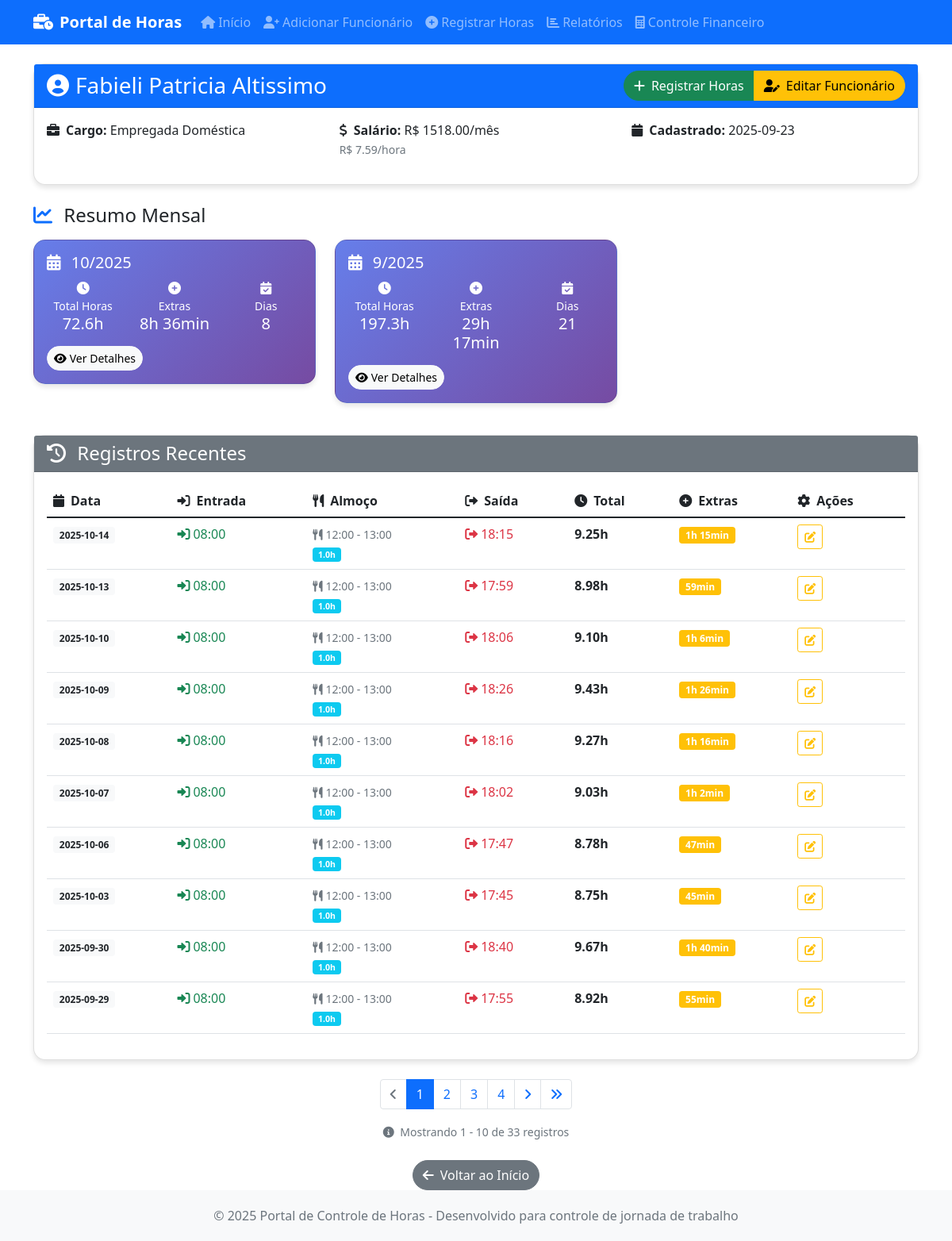
The page /funcionario/Fabieli Patricia Altissimo/page/1 on the database its author committed.
### tables this page shows
CREATE TABLE funcionarios (
            id INTEGER PRIMARY KEY AUTOINCREMENT,
            nome TEXT NOT NULL UNIQUE,
            cargo TEXT NOT NULL,
            salario_mensal REAL NOT NULL,
            salario_hora REAL NOT NULL,
            horas_mensais INTEGER NOT NULL DEFAULT 220,
            data_cadastro DATE NOT NULL,
            ativo BOOLEAN NOT NULL DEFAULT 1,
            created_at TIMESTAMP DEFAULT CURRENT_TIMESTAMP,
            updated_at TIMESTAMP DEFAULT CURRENT_TIMESTAMP
        , desconto REAL DEFAULT 0.00);

CREATE TABLE registros_ponto (
            id INTEGER PRIMARY KEY AUTOINCREMENT,
            funcionario_id INTEGER NOT NULL,
            data DATE NOT NULL,
            dia INTEGER NOT NULL,
            mes INTEGER NOT NULL,
            ano INTEGER NOT NULL,
            hora_entrada TIME NOT NULL,
            hora_saida_almoco TIME NOT NULL,
            hora_volta_almoco TIME NOT NULL,
            hora_saida TIME NOT NULL,
            tempo_almoco REAL NOT NULL,
            horas_trabalhadas REAL NOT NULL,
            horas_extras REAL NOT NULL,
            data_registro TIMESTAMP NOT NULL,
            data_edicao TIMESTAMP NULL,
            created_at TIMESTAMP DEFAULT CURRENT_TIMESTAMP,
            updated_at TIMESTAMP DEFAULT CURRENT_TIMESTAMP,
            FOREIGN KEY (funcionario_id) REFERENCES funcionarios (id),
            UNIQUE(funcionario_id, data)
        );

### index.py (the view)
@app.route('/funcionario/<nome>')
@app.route('/funcionario/<nome>/page/<int:page>')
def visualizar_funcionario(nome, page=1):
    query = "SELECT * FROM funcionarios WHERE nome = ? AND ativo = 1"
    funcionario_data = DatabaseManager.execute_query(query, (nome,), fetch_one=True)
    if not funcionario_data:
        flash('Funcionário não encontrado!', 'error')
        return redirect(url_for('index'))
    per_page = 10  # 10 registros por página
    offset = (page - 1) * per_page
    count_query = "SELECT COUNT(*) as total FROM registros_ponto WHERE funcionario_id = ?"
    total_result = DatabaseManager.execute_query(count_query, (funcionario_data['id'],), fetch_one=True)
    total_registros = total_result['total'] if total_result else 0
    query = """
        SELECT * FROM registros_ponto
        WHERE funcionario_id = ?
        ORDER BY ano DESC, mes DESC, dia DESC
        LIMIT ? OFFSET ?
    """
    registros = DatabaseManager.execute_query(query, (funcionario_data['id'], per_page, offset), fetch_all=True)
    meses_anos = set((r['mes'], r['ano']) for r in registros)
    totais_mensais = []
    for mes, ano in meses_anos:
        total_mensal = calcular_total_mensal(funcionario_data['id'], mes, ano)
        totais_mensais.append({
            'mes': mes,
            'ano': ano,
            'total_horas': total_mensal['total_horas'],
            'total_extras': total_mensal['total_extras'],
            'dias_trabalhados': total_mensal['dias_trabalhados']
        })
    totais_mensais.sort(key=lambda x: (x['ano'], x['mes']), reverse=True)
    total_pages = (total_registros + per_page - 1) // per_page  # Ceiling division
    has_prev = page > 1
    has_next = page < total_pages
    prev_page = page - 1 if has_prev else None
    next_page = page + 1 if has_next else None
    pagination_info = {
        'page': page,
        'per_page': per_page,
        'total': total_registros,
        'total_pages': total_pages,
        'has_prev': has_prev,
        'has_next': has_next,
        'prev_page': prev_page,
        'next_page': next_page
    }
    return render_template('funcionario.html',
                         nome=nome,
                         registros=registros,
                         totais_mensais=totais_mensais,
                         funcionario_data=funcionario_data,
                         pagination=pagination_info)

### templates/funcionario.html (shortened to what this page needs)
{% extends "base.html" %}
{% block content %}
<div class="row">
    <div class="col-12">
        <div class="card mb-4">
            <div class="card-header bg-primary text-white">
                <div class="row align-items-center">
                    <div class="col">
                        <h3 class="mb-0">
                            <i class="fas fa-user-circle me-2"></i>{{ nome }}
                        </h3>
                    </div>
                    <div class="col-auto">
                        <div class="btn-group" role="group">
                            <a href="{{ url_for('registrar_horas') }}" class="btn btn-success btn-custom">
                                <i class="fas fa-plus me-2"></i>Registrar Horas
                            </a>
                            <a href="{{ url_for('editar_funcionario', nome=nome) }}" class="btn btn-warning btn-custom">
                                <i class="fas fa-user-edit me-2"></i>Editar Funcionário
                            </a>
                        </div>
                    </div>
                </div>
            </div>
            <div class="card-body">
                {% if funcionario_data %}
                <div class="row">
                    <div class="col-md-4">
                        <p><strong><i class="fas fa-briefcase me-2"></i>Cargo:</strong> {{ funcionario_data.cargo }}</p>
                    </div>
                    <div class="col-md-4">
                        <p><strong><i class="fas fa-dollar-sign me-2"></i>Salário:</strong>
                        {% if funcionario_data.salario_mensal %}
                            R$ {{ "%.2f"|format(funcionario_data.salario_mensal) }}/mês
                        {% else %}
                            R$ {{ "%.2f"|format(funcionario_data.salario_hora * 200) }}/mês
                        {% endif %}
                        <br><small class="text-muted">R$ {{ "%.2f"|format(funcionario_data.salario_hora) }}/hora</small>
                        </p>
                    </div>
                    <div class="col-md-4">
                        <p><strong><i class="fas fa-calendar me-2"></i>Cadastrado:</strong> {{ funcionario_data.data_cadastro }}</p>
                    </div>
                </div>
                {% endif %}
            </div>
        </div>
    </div>
</div>
{% if totais_mensais %}
<div class="row mb-4">
    <div class="col-12">
        <h4 class="mb-3">
            <i class="fas fa-chart-line text-primary me-2"></i>
            Resumo Mensal
        </h4>
    </div>
    {% for total in totais_mensais %}
    <div class="col-lg-4 col-md-6 mb-3">
        <div class="card stats-card text-white">
            <div class="card-body">
                <h5 class="card-title">
                    <i class="fas fa-calendar-alt me-2"></i>
                    {{ total.mes }}/{{ total.ano }}
                </h5>
                <div class="row text-center">
                    <div class="col-4">
                        <div class="mb-2">
                            <i class="fas fa-clock"></i>
                            <div class="small">Total Horas</div>
                            <div class="h5">{{ "%.1f"|format(total.total_horas) }}h</div>
                        </div>
                    </div>
                    <div class="col-4">
                        <div class="mb-2">
                            <i class="fas fa-plus-circle"></i>
                            <div class="small">Extras</div>
                            <div class="h5">{{ total.total_extras|horas_hm }}</div>
                        </div>
                    </div>
                    <div class="col-4">
                        <div class="mb-2">
                            <i class="fas fa-calendar-check"></i>
                            <div class="small">Dias</div>
                            <div class="h5">{{ total.dias_trabalhados }}</div>
                        </div>
                    </div>
                </div>
                <div class="mt-2">
                    <a href="{{ url_for('relatorio_mensal', funcionario_nome=nome, mes=total.mes, ano=total.ano) }}"
                       class="btn btn-light btn-sm btn-custom">
                        <i class="fas fa-eye me-1"></i>Ver Detalhes
                    </a>
                </div>
            </div>
        </div>
    </div>
    {% endfor %}
</div>
{% endif %}
{% if registros %}
<div class="row">
    <div class="col-12">
        <div class="card">
            <div class="card-header bg-secondary text-white">
                <h4 class="mb-0">
                    <i class="fas fa-history me-2"></i>
                    Registros Recentes
                </h4>
            </div>
            <div class="card-body">
                <div class="table-responsive">
                    <table class="table table-hover">
                        <thead>
                            <tr>
                                <th><i class="fas fa-calendar me-2"></i>Data</th>
                                <th><i class="fas fa-sign-in-alt me-2"></i>Entrada</th>
                                <th><i class="fas fa-utensils me-2"></i>Almoço</th>
                                <th><i class="fas fa-sign-out-alt me-2"></i>Saída</th>
                                <th><i class="fas fa-clock me-2"></i>Total</th>
                                <th><i class="fas fa-plus-circle me-2"></i>Extras</th>
                                <th><i class="fas fa-cog me-2"></i>Ações</th>
                            </tr>
                        </thead>
                        <tbody>
                            {% for registro in registros[:10] %}
                            <tr>
                                <td>
                                    <span class="badge bg-light text-dark">
                                        {{ registro.data }}
                                    </span>
                                </td>
                                <td>
                                    <span class="text-success">
                                        <i class="fas fa-sign-in-alt me-1"></i>{{ registro.hora_entrada }}
                                    </span>
                                </td>
                                <td>
                                    {% if registro.hora_saida_almoco %}
                                    <small class="text-muted">
                                        <i class="fas fa-utensils me-1"></i>{{ registro.hora_saida_almoco }} - {{ registro.hora_volta_almoco }}
                                        <br><span class="badge bg-info">{{ "%.1f"|format(registro.tempo_almoco) }}h</span>
                                    </small>
                                    {% else %}
                                    <span class="text-muted">-</span>
                                    {% endif %}
                                </td>
                                <td>
                                    <span class="text-danger">
                                        <i class="fas fa-sign-out-alt me-1"></i>{{ registro.hora_saida }}
                                    </span>
                                </td>
                                <td>
                                    <strong>{{ "%.2f"|format(registro.horas_trabalhadas) }}h</strong>
                                </td>
                                <td>
                                    {% if registro.horas_extras > 0 %}
                                        <span class="badge bg-warning">
                                            {{ registro.horas_extras|horas_hm }}
                                        </span>
                                    {% else %}
                                        <span class="text-muted">-</span>
                                    {% endif %}
                                </td>
                                <td>
                                    <div class="btn-group btn-group-sm" role="group">
                                        <a href="{{ url_for('editar_registro', registro_id=registro.id) }}"
                                           class="btn btn-outline-warning btn-sm" title="Editar">
                                            <i class="fas fa-edit"></i>
                                        </a>
                                    </div>
                                </td>
                            </tr>
                            {% endfor %}
                        </tbody>
                    </table>
                </div>
            </div>
        </div>
    </div>
</div>
{% endif %}
{% if pagination and pagination.total_pages > 1 %}
<nav aria-label="Paginação de registros" class="mt-4">
    <ul class="pagination justify-content-center">
        {% if pagination.has_prev %}
        <li class="page-item">
            <a class="page-link" href="{{ url_for('visualizar_funcionario', nome=nome, page=pagination.prev_page) if pagination.prev_page > 1 else url_for('visualizar_funcionario', nome=nome) }}">
                <i class="fas fa-angle-left"></i>
            </a>
        </li>
        {% else %}
        <li class="page-item disabled">
            <span class="page-link">
                <i class="fas fa-angle-left"></i>
            </span>
        </li>
        {% endif %}
        {% set start_page = [pagination.page - 2, 1]|max %}
        {% set end_page = [pagination.page + 2, pagination.total_pages]|min %}
        {% for page_num in range(start_page, end_page + 1) %}
        <li class="page-item {{ 'active' if page_num == pagination.page else '' }}">
            {% if page_num == pagination.page %}
            <span class="page-link">{{ page_num }}</span>
            {% else %}
            <a class="page-link" href="{{ url_for('visualizar_funcionario', nome=nome, page=page_num) if page_num > 1 else url_for('visualizar_funcionario', nome=nome) }}">{{ page_num }}</a>
            {% endif %}
        </li>
        {% endfor %}
        {% if end_page < pagination.total_pages %}
        <li class="page-item">
            <a class="page-link" href="{{ url_for('visualizar_funcionario', nome=nome, page=pagination.total_pages) }}">{{ pagination.total_pages }}</a>
        </li>
        {% endif %}
        {% if pagination.has_next %}
        <li class="page-item">
            <a class="page-link" href="{{ url_for('visualizar_funcionario', nome=nome, page=pagination.next_page) }}">
                <i class="fas fa-angle-right"></i>
            </a>
        </li>
        {% else %}
        <li class="page-item disabled">
            <span class="page-link">
                <i class="fas fa-angle-right"></i>
            </span>
        </li>
        {% endif %}
        {% if pagination.page < pagination.total_pages %}
        <li class="page-item">
            <a class="page-link" href="{{ url_for('visualizar_funcionario', nome=nome, page=pagination.total_pages) }}">
                <i class="fas fa-angle-double-right"></i>
            </a>
        </li>
        {% endif %}
    </ul>
    <div class="text-center mt-3">
        <small class="text-muted">
            <i class="fas fa-info-circle me-1"></i>
            Mostrando {{ (pagination.page - 1) * pagination.per_page + 1 }} -
            {{ [pagination.page * pagination.per_page, pagination.total]|min }} de
            {{ pagination.total }} registro{{ 's' if pagination.total != 1 else '' }}
        </small>
    </div>
</nav>
{% endif %}
<div class="row mt-4">
    <div class="col-12 text-center">
        <a href="{{ url_for('index') }}" class="btn btn-secondary btn-custom">
            <i class="fas fa-arrow-left me-2"></i>Voltar ao Início
        </a>
    </div>
</div>
{% endblock %}

### rows shown on the page
funcionarios: nome "Fabieli Patricia Altissimo", cargo "Empregada Doméstica", salario_mensal "1518.00", salario_hora "7.59", data_cadastro "2025-09-23"
registros_ponto: mes "10", ano "2025", total_horas "72.6", total_extras|horas_hm "8h 36min", dias_trabalhados "8", data "2025-10-14", hora_entrada "08:00", hora_saida_almoco "12:00", hora_volta_almoco "13:00", tempo_almoco "1.0", hora_saida "18:15", horas_trabalhadas "9.25", horas_extras|horas_hm "1h 15min"
registros_ponto: mes "9", ano "2025", total_horas "197.3", total_extras|horas_hm "29h 17min", dias_trabalhados "21", data "2025-09-30", hora_entrada "08:00", hora_saida_almoco "12:00", hora_volta_almoco "13:00", tempo_almoco "1.0", hora_saida "18:40", horas_trabalhadas "9.67", horas_extras|horas_hm "1h 40min"
registros_ponto: data "2025-10-13", hora_entrada "08:00", hora_saida_almoco "12:00", hora_volta_almoco "13:00", tempo_almoco "1.0", hora_saida "17:59", horas_trabalhadas "8.98", horas_extras|horas_hm "59min"
registros_ponto: data "2025-10-10", hora_entrada "08:00", hora_saida_almoco "12:00", hora_volta_almoco "13:00", tempo_almoco "1.0", hora_saida "18:06", horas_trabalhadas "9.10", horas_extras|horas_hm "1h 6min"
registros_ponto: data "2025-10-09", hora_entrada "08:00", hora_saida_almoco "12:00", hora_volta_almoco "13:00", tempo_almoco "1.0", hora_saida "18:26", horas_trabalhadas "9.43", horas_extras|horas_hm "1h 26min"
registros_ponto: data "2025-10-08", hora_entrada "08:00", hora_saida_almoco "12:00", hora_volta_almoco "13:00", tempo_almoco "1.0", hora_saida "18:16", horas_trabalhadas "9.27", horas_extras|horas_hm "1h 16min"
registros_ponto: data "2025-10-07", hora_entrada "08:00", hora_saida_almoco "12:00", hora_volta_almoco "13:00", tempo_almoco "1.0", hora_saida "18:02", horas_trabalhadas "9.03", horas_extras|horas_hm "1h 2min"
registros_ponto: data "2025-10-06", hora_entrada "08:00", hora_saida_almoco "12:00", hora_volta_almoco "13:00", tempo_almoco "1.0", hora_saida "17:47", horas_trabalhadas "8.78", horas_extras|horas_hm "47min"
registros_ponto: data "2025-10-03", hora_entrada "08:00", hora_saida_almoco "12:00", hora_volta_almoco "13:00", tempo_almoco "1.0", hora_saida "17:45", horas_trabalhadas "8.75", horas_extras|horas_hm "45min"
registros_ponto: data "2025-09-29", hora_entrada "08:00", hora_saida_almoco "12:00", hora_volta_almoco "13:00", tempo_almoco "1.0", hora_saida "17:55", horas_trabalhadas "8.92", horas_extras|horas_hm "55min"

### other values the page prints
{{ page_num }} "1"
{{ page_num }} "2" "3"
{{ pagination.total_pages }} "4"
{{ (pagination.page - 1) * pagination.per_page + 1 }} "1"
{{ [pagination.page * pagination.per_page, pagination.total]|min }} "10"
{{ pagination.total }} "33"
{{ 's' if pagination.total != 1 else '' }} "s"
